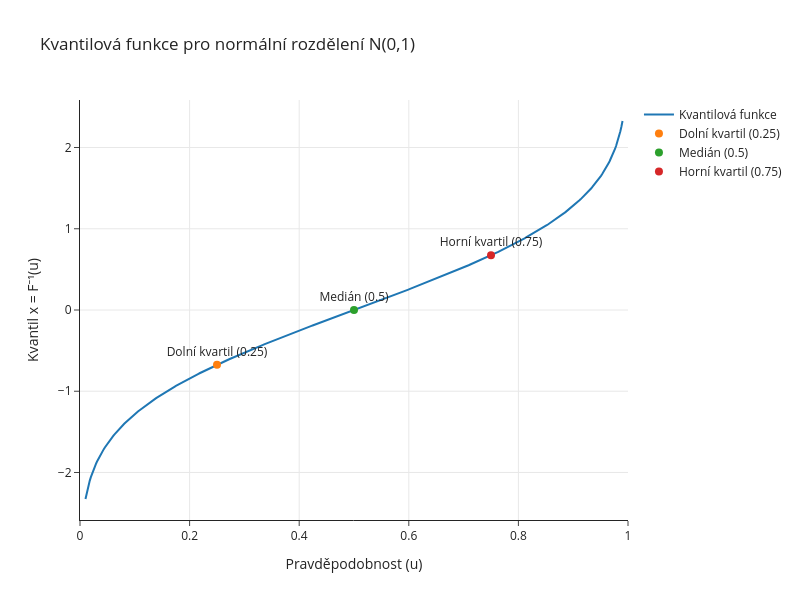

This figure's notebook cell:
### Markdown cell above
## 5.1 Kvantily a kvantilová funkce

**Definice 5.1**  
Kvantilová funkce $F^{-1}(u)$ je definována jako:
$$F^{-1}(u)=\inf\left\{x \in \mathbb{R}: F(x)\geq u \right\}, \quad 0<u<1$$

- $\alpha$-kvantil: $x_\alpha = F^{-1}(\alpha)$
- Medián: $x_{0.5}$
- Dolní kvartil: $x_{0.25}$
- Horní kvartil: $x_{0.75}$

### Code cell
import numpy as np
import plotly.graph_objects as go
from scipy.stats import norm

# Rozsah pravděpodobností
u = np.linspace(0.01, 0.99, 500)

# Kvantilová funkce pro normální rozdělení N(0,1)
x = norm.ppf(u)

# Vyznačení důležitých kvantilů
kvantily = {
    'Dolní kvartil (0.25)': norm.ppf(0.25),
    'Medián (0.5)': norm.ppf(0.5),
    'Horní kvartil (0.75)': norm.ppf(0.75)
}

# Vytvoření grafu s rozmeremi 800x600
fig = go.Figure()
fig.update_layout(width=800, height=600)

# Kvantilová funkce
fig.add_trace(go.Scatter(x=u, y=x, mode='lines', name='Kvantilová funkce'))

# Přidání kvantilů jako body
for label, value in kvantily.items():
    fig.add_trace(go.Scatter(
        x=[float(label.split('(')[-1][:-1])],
        y=[value],
        mode='markers+text',
        name=label,
        text=[label],
        textposition='top center',
        marker=dict(size=8)
    ))

# Popisky a vzhled
fig.update_layout(
    title='Kvantilová funkce pro normální rozdělení N(0,1)',
    xaxis_title='Pravděpodobnost (u)',
    yaxis_title='Kvantil x = F⁻¹(u)',
    template='simple_white'
)
fig.update_xaxes(range=[0, 1])

grid_x = True if np.log10(1) - np.log10(0.01) > 1 else False
# grid pro x a y osy podle rozsahu
fig.update_xaxes(showgrid=grid_x)  # grid pro x osu a y osa má stejný   
fig.update_yaxes(showgrid=grid_x)   
fig.show()

### Figure 1 — Plotly figure (JSON) as saved in the notebook; plotly's stock layout.template omitted (floating-point values rounded to 4 significant figures; data arrays with more than 128 entries replaced by an {"elided": "..."} marker saying what was removed)
{"data": [{"mode": "lines", "name": "Kvantilová funkce", "type": "scatter", "x": {"elided": "500 float values"}, "y": {"elided": "500 float values"}}, {"marker": {"size": 8}, "mode": "markers+text", "name": "Dolní kvartil (0.25)", "text": ["Dolní kvartil (0.25)"], "textposition": "top center", "type": "scatter", "x": [0.25], "y": [-0.6745]}, {"marker": {"size": 8}, "mode": "markers+text", "name": "Medián (0.5)", "text": ["Medián (0.5)"], "textposition": "top center", "type": "scatter", "x": [0.5], "y": [0]}, {"marker": {"size": 8}, "mode": "markers+text", "name": "Horní kvartil (0.75)", "text": ["Horní kvartil (0.75)"], "textposition": "top center", "type": "scatter", "x": [0.75], "y": [0.6745]}], "layout": {"height": 600, "title": {"text": "Kvantilová funkce pro normální rozdělení N(0,1)"}, "width": 800, "xaxis": {"range": [0, 1], "showgrid": true, "title": {"text": "Pravděpodobnost (u)"}}, "yaxis": {"showgrid": true, "title": {"text": "Kvantil x = F⁻¹(u)"}}}}
